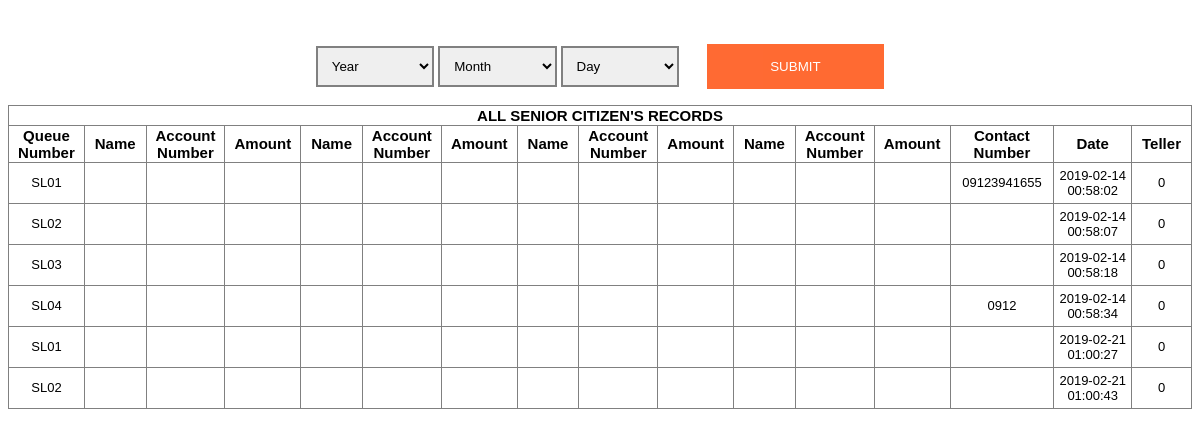
/admin/senior.php (signed in), run on the app's committed database.
### tables this page shows
CREATE TABLE `senior1` (
  `quenumber` varchar(50) NOT NULL,
  `name` varchar(50) NOT NULL,
  `accountnum` varchar(50) NOT NULL,
  `amount` varchar(50) NOT NULL,
  `name2` varchar(50) NOT NULL,
  `accountnum2` varchar(50) NOT NULL,
  `amount2` varchar(50) NOT NULL,
  `name3` varchar(50) NOT NULL,
  `accountnum3` varchar(50) NOT NULL,
  `amount3` varchar(50) NOT NULL,
  `name4` varchar(50) NOT NULL,
  `accountnum4` varchar(50) NOT NULL,
  `amount4` varchar(50) NOT NULL,
  `taposna` int(2) NOT NULL,
  `contact` varchar(20) NOT NULL,
  `dtime` timestamp NOT NULL DEFAULT CURRENT_TIMESTAMP ON UPDATE CURRENT_TIMESTAMP,
  `teller` int(2) NOT NULL,
  `user` varchar(20) NOT NULL
);

### admin/senior.php (the view, shortened to what this page needs)
<html>
<head>
</head>
<body>
	<center>
<form action="<?php $_SERVER["PHP_SELF"];?>" method="post" >
			<select name="year" class="input-field">
			<option value="" type="hidden" selected>Year</option>
			</select>
			<select name="month" class="input-field">
			<option value="" type="hidden" selected>Month</option>
    		</select>
    		<select id="day_start" class="input-field"
          name="day_start" />
			<option value="" type="hidden" selected>Day</option>
			<button type="submit" class="btn">SUBMIT</button>
</form>
<table border="0" >
	<?php
$hostname="localhost";
$user="root";
$password="";
$database="queuing";
if ($_SERVER["REQUEST_METHOD"] == "POST") {
$year=$_POST['year'];
$month=$_POST['month'];
$day=$_POST['day_start'];
$link=mysqli_connect($hostname,$user,$password) or die ("Error Connection");
mysqli_select_db($link, $database) or die ("Error creating database");
$result=mysqli_query($link, "SELECT * FROM senior1 where dtime like '%$year-$month-$day%';");
echo "<tr class='t1'><th colspan='16'>ALL SENIOR CITIZEN'S RECORDS</th></tr>" ;
echo "<tr class='t1'><th>Queue Number</th><th>Name</th><th>Account Number</th><th>Amount</th><th>Name</th><th>Account Number</th><th>Amount</th><th>Name</th><th>Account Number</th><th>Amount</th><th>Name</th><th>Account Number</th><th>Amount</th><th>Contact Number</th><th>Date</th><th>Teller</th></tr>" ;
for($i=0; $i<$num_rows=mysqli_fetch_array($result);$i++){
$b=$num_rows["quenumber"];
$d=$num_rows["name"];
$e=$num_rows["accountnum"];
$f=$num_rows["amount"];
$g=$num_rows["name2"];
$h=$num_rows["accountnum2"];
$in=$num_rows["amount2"];
$j=$num_rows["name3"];
$k=$num_rows["accountnum3"];
$l=$num_rows["amount3"];
$m=$num_rows["name4"];
$n=$num_rows["accountnum4"];
$o=$num_rows["amount4"];
$p=$num_rows["contact"];
$q=$num_rows["dtime"];
$r=$num_rows["teller"];
$s=$num_rows["user"];
	echo "<tr><td class='tds'>" .$b."</td>". "<td class='tds'>" .$d."</td>". "<td class='tds'>" .$e."</td>". "<td class='tds'>" .$f. "</td>". "<td class='tds'>" .$g."</td>"."<td class='tds'>" .$h. "</td>"."<td class='tds'>" .$in. "</td>"."<td class='tds'>" .$j. "</td>"."<td class='tds'>" .$k. "</td>"."<td class='tds'>" .$l. "</td>"."<td class='tds'>" .$m. "</td>"."<td class='tds'>" .$n. "</td>"."<td class='tds'>" .$o. "</td>"."<td class='tds'>" .$p. "</td>"."<td class='tds'>" .$q. "</td>"."<td class='tds'>" .$r." ".$s. "</td>"."</tr>";
}
}
else{
$link=mysqli_connect($hostname,$user,$password) or die ("Error Connection");
mysqli_select_db($link, $database) or die ("Error creating database");
$result=mysqli_query($link, "SELECT * FROM senior1;");
echo "<tr class='t1'><th colspan='16'>ALL SENIOR CITIZEN'S RECORDS</th></tr>" ;
echo "<tr class='t1'><th>Queue Number</th><th>Name</th><th>Account Number</th><th>Amount</th><th>Name</th><th>Account Number</th><th>Amount</th><th>Name</th><th>Account Number</th><th>Amount</th><th>Name</th><th>Account Number</th><th>Amount</th><th>Contact Number</th><th>Date</th><th>Teller</th></tr>" ;
for($i=0; $i<$num_rows=mysqli_fetch_array($result);$i++){
$b=$num_rows["quenumber"];
$d=$num_rows["name"];
$e=$num_rows["accountnum"];
$f=$num_rows["amount"];
$g=$num_rows["name2"];
$h=$num_rows["accountnum2"];
$in=$num_rows["amount2"];
$j=$num_rows["name3"];
$k=$num_rows["accountnum3"];
$l=$num_rows["amount3"];
$m=$num_rows["name4"];
$n=$num_rows["accountnum4"];
$o=$num_rows["amount4"];
$p=$num_rows["contact"];
$q=$num_rows["dtime"];
$r=$num_rows["teller"];
$s=$num_rows["user"];
	echo "<tr><td class='tds'>" .$b."</td>". "<td class='tds'>" .$d."</td>". "<td class='tds'>" .$e."</td>". "<td class='tds'>" .$f. "</td>". "<td class='tds'>" .$g."</td>"."<td class='tds'>" .$h. "</td>"."<td class='tds'>" .$in. "</td>"."<td class='tds'>" .$j. "</td>"."<td class='tds'>" .$k. "</td>"."<td class='tds'>" .$l. "</td>"."<td class='tds'>" .$m. "</td>"."<td class='tds'>" .$n. "</td>"."<td class='tds'>" .$o. "</td>"."<td class='tds'>" .$p. "</td>"."<td class='tds'>" .$q. "</td>"."<td class='tds'>"  .$r." ".$s.  "</td>"."</tr>";
}
}
?>
</table>
</center>
</body>
	</html>

### admin/senior.php (style rules this page uses)
.t1 { font-size: 15px; }
td { width:220px; padding: 5px; border-radius: 2px; font-size: 13px; }
table { font-family:'Arial'; font-size: 15px; padding: 0px; width: 100%; border-spacing: 1px; border-collapse: collapse; }
th { width:220px; border-radius: 2px; font-size: 15px; color: black; }
.tds { text-align: center; }
table, td, th { border: 1px solid gray; }
.btn { background-color: orangered; color: white; padding: 15px 20px; border: none; cursor: pointer; width: 15%; margin-left:2%; opacity: 0.8; margin-top:3%; }
.input-field { border: 2px solid gray; width: 10%; padding: 10px; outline: none; }

### data on the page
senior1: quenumber "SL01", contact "09123941655", dtime "2019-02-14 00:58:02", teller "0"
senior1: quenumber "SL02", dtime "2019-02-14 00:58:07", teller "0"
senior1: quenumber "SL03", dtime "2019-02-14 00:58:18", teller "0"
senior1: quenumber "SL04", contact "0912", dtime "2019-02-14 00:58:34", teller "0"
senior1: quenumber "SL01", dtime "2019-02-21 01:00:27", teller "0"
senior1: quenumber "SL02", dtime "2019-02-21 01:00:43", teller "0"
